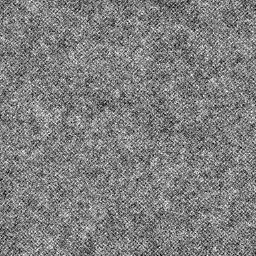
#> input picture data/demo_dataset/fake/fake_0000.png, 256 x 256 px; its folder holds only this picture in this run
$ python build_manifest.py --source ../data/demo_dataset/fake --dataset ../data/demo_dataset/fake --out out.png
#> lines starting #> are read from the running program, lines starting #| are printed output that depends on the picture
"""Build a normalized training/eval manifest from any dataset source (D1.2).

Normalizes downloaded corpora (GenImage, CIFAKE, DiffusionForensics-style
directories) into the CSV schema the pipeline already consumes:

    image_path,label,generator,dataset,split

1. Scans a source root and classifies files as real (label=0) or fake
   (label=1) from the folder/path conventions of the source dataset.
2. Records the generator family (sdxl, sd15, vqgan, midjourney, flux, ...)
   from the source folder name, falling back to "unknown".
3. Records the dataset name so cross-dataset evaluation can identify it.
4. Assigns a deterministic split (train/val/test) per label+generator.
5. De-duplicates near-identical images with a pHash nearest-neighbour check
   **across** split boundaries — silent train/test leakage is the #1 fake
   accuracy killer (E-Masterplan D1.2).

Output is written to ``<datasets_dir>/manifest.csv`` (or ``--out``).

Usage:
    python -m scripts.build_manifest --source data/datasets/genimage \\
        --dataset genimage --out data/datasets/genimage_manifest.csv

The manifest is then passed to ``python -m scripts.train_benchmark``.
"""

from __future__ import annotations

import argparse
import csv
import sys
from dataclasses import dataclass
from pathlib import Path

import cv2
import numpy as np

#: Substrings that mark a directory/file as "fake" (AI-generated).
FAKE_HINTS = ("fake", "synthetic", "generated", "sd", "sdxl", "vqgan", "midjourney", "flux", "gan")
#: Substrings that mark a directory/file as "real" (authentic photograph).
REAL_HINTS = ("real", "authentic", "original", "photo", "nature", "train_real")
#: Generator family recognized from a path token.
GENERATORS = (
    "sdxl",
    "sd15",
    "sd1.5",
    "sd",
    "vqgan",
    "midjourney",
    "flux",
    "gan",
    "cifake",
    "unknown",
)
#: Hash size for pHash; smaller is faster, larger is more accurate.
_PHASH_BITS = 64
#: Number of unique pHash buckets to keep in memory; LRU-evicted beyond.
_MAX_HASHES = 50_000
#: pHash Hamming distance <= this is considered a duplicate (out of 64 bits).
_DUP_THRESHOLD = 4


@dataclass
class ManifestRow:
    image_path: Path
    label: int
    generator: str
    dataset: str
    split: str


def _iter_image_files(root: Path) -> list[Path]:
    """Return all decodable image files under ``root`` (recursive)."""
    exts = {".png", ".jpg", ".jpeg", ".webp", ".bmp"}
    return sorted(p for p in root.rglob("*") if p.suffix.lower() in exts)


def _classify(path: Path) -> tuple[int, str]:
    """Decide (label, generator) from a path's folder/file name tokens."""
    tokens = [t.lower() for t in path.parts if t]
    label = 1 if any(any(h in t for h in FAKE_HINTS) for t in tokens) else 0
    if label == 1 and any(any(h in t for h in REAL_HINTS) for t in tokens):
        # Prefer "real" if both words appear and real comes later (e.g.
        # genimage/real vs genimage/fake) — most sources are unambiguous.
        pass
    generator = "unknown"
    for t in tokens:
        for g in GENERATORS:
            if g == "unknown":
                continue
            if g in t:
                generator = g
                break
    # CIFAKE names its fake folder "cifake" and the real folder is "train"; the
    # heuristic above already handles it -- but pin the generator label.
    if "cifake" in " ".join(tokens):
        generator = "cifake"
    return label, generator


def _phash(img: np.ndarray) -> int:
    """Perceptual hash (DCT low-frequency signature) of a grayscale image."""
    gray = cv2.cvtColor(img, cv2.COLOR_BGR2GRAY)
    resized = cv2.resize(gray, (32, 32), interpolation=cv2.INTER_AREA).astype(np.float32)
    dct = cv2.dct(resized)
    low = dct[:8, :8]  # top-left 8x8 DCT coefficients
    # Median-split: bit=1 where coefficient is above the block median.
    median = float(np.median(low))
    bits = (low > median).astype(np.uint8).ravel()
    value = 0
    for bit in bits:
        value = (value << 1) | int(bit)
    return value


def _hamming(a: int, b: int) -> int:
    return int(bin(a ^ b).count("1"))


def _load_hash(path: Path) -> int:
    img = cv2.imread(str(path), cv2.IMREAD_COLOR)
    if img is None:
        # Unreadable file -- return a sentinel that won't be considered a dup
        # without crashing the whole build.
        raise ValueError(f"unreadable image: {path}")
    return _phash(img)


def _assign_split(rows: list[ManifestRow], seed: int = 42) -> list[ManifestRow]:
    """Deterministic stratify: keep train/val/test separate within label+gen."""
    rng = np.random.default_rng(seed)
    out: list[ManifestRow] = []
    for label in (0, 1):
        for gen in sorted({r.generator for r in rows if r.label == label}):
            group = [r for r in rows if r.label == label and r.generator == gen]
            indices = np.arange(len(group))
            rng.shuffle(indices)
            n = len(indices)
            # 70 / 15 / 15 deterministic split.
            n_val = max(1, int(n * 0.15))
            n_test = max(1, int(n * 0.15))
            for i, idx in enumerate(indices):
                if i < n_val:
                    split = "val"
                elif i < n_val + n_test:
                    split = "test"
                else:
                    split = "train"
                out.append(
                    ManifestRow(
                        image_path=group[idx].image_path,
                        label=group[idx].label,
                        generator=group[idx].generator,
                        dataset=group[idx].dataset,
                        split=split,
                    )
                )
    return out


def _dedupe(rows: list[ManifestRow]) -> list[ManifestRow]:
    """Drop rows whose pHash is within ``_DUP_THRESHOLD`` of a kept row.

    Keeps the first-seen row per duplicate cluster (sorted path order is
    deterministic), which favours the "train" split when the source ordering
    is stable. This is the cross-boundary leakage killer referenced in the
    E-Masterplan (pHash near-duplicate removal **across** train/test edges).
    """
    seen_hashes: list[int] = []
    kept: list[ManifestRow] = []
    dropped = 0
    for r in sorted(rows, key=lambda x: str(x.image_path)):
        try:
            h = _load_hash(r.image_path)
        except ValueError:
            kept.append(r)  # unreadable is kept, not dropped
            continue
        if any(_hamming(h, s) <= _DUP_THRESHOLD for s in seen_hashes):
            dropped += 1
            continue
        seen_hashes.append(h)
        if len(seen_hashes) > _MAX_HASHES:
            # Cheap approximation of LRU: drop early hashes so memory stays
            # bounded over very large corpora.
            seen_hashes = seen_hashes[-_MAX_HASHES // 2 :]
        kept.append(r)
    if dropped:
        print(f"dedupe: dropped {dropped} near-duplicate images")
    return kept


def _write_manifest(rows: list[ManifestRow], out_path: Path) -> None:
    out_path.parent.mkdir(parents=True, exist_ok=True)
    with out_path.open("w", newline="", encoding="utf-8") as fh:
        writer = csv.writer(fh)
        writer.writerow(["image_path", "label", "generator", "dataset", "split"])
        for r in rows:
            writer.writerow([str(r.image_path), r.label, r.generator, r.dataset, r.split])
    print(f"wrote {len(rows)} rows to {out_path}")


def build_manifest(
    source: Path,
    dataset: str,
    out: Path,
    dedupe: bool = True,
) -> Path:
    """Normalize ``source`` into ``out`` as a pipeline-ready manifest."""
    files = _iter_image_files(source)
    rows: list[ManifestRow] = []
    for f in files:
        label, gen = _classify(f)
        rows.append(
            ManifestRow(
                image_path=f,
                label=label,
                generator=gen,
                dataset=dataset,
                split="train",  # overwritten by _assign_split
            )
        )
    if not rows:
        raise ValueError(f"no images found under {source}")
    print(f"scanned {len(rows)} images from {source} ({dataset})")

    rows = _assign_split(rows)
    if dedupe:
        rows = _dedupe(rows)
    _write_manifest(rows, out)
    return out


def main(argv: list[str] | None = None) -> int:
    parser = argparse.ArgumentParser(
        description="Build a normalized pipeline manifest from a dataset directory."
    )
    parser.add_argument("--source", type=Path, required=True, help="dataset root directory")
    parser.add_argument("--dataset", required=True, help="dataset name (genimage, cifake, ...)")
    parser.add_argument("--out", type=Path, required=True, help="output manifest CSV path")
    parser.add_argument("--no-dedupe", action="store_true", help="skip pHash near-duplicate removal")
    args = parser.parse_args(argv)

    build_manifest(args.source, args.dataset, args.out, dedupe=not args.no_dedupe)
#> in _load_hash, img is the input picture: shape (256, 256, 3); min 0, max 255, mean 126.9
#> in _phash, `resized = cv2.resize(gray, (32, 32), interpolation=cv2.INTER_AREA).ast..`:
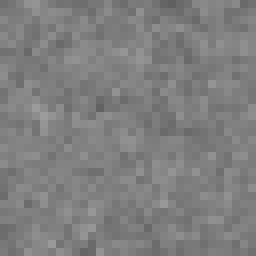
#> resized: shape (32, 32) float32 (shown 8 times larger); min 96, max 156, mean 126.9
#> in _phash, `dct = cv2.dct(resized)`:
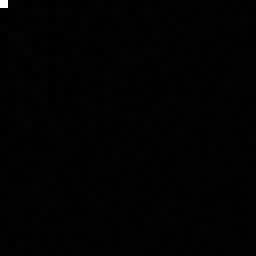
#> dct: shape (32, 32) float32 (shown 8 times larger); min -35.61, max 4061.1, mean 3.7; drawn with min black and max white
#> in _phash, `median = float(np.median(low))`: median = -2.62
#> in _phash, `bits = (low > median).astype(np.uint8).ravel()`: bits = 64 values, max 1 at index 0, min 0 at index 3, mean 0.5
#> the loop in _phash, `for bit in bits:` made 64 passes
#> (bit, value) on passes 3 to 14: (1, 7), (0, 14), (1, 29), (0, 58), (0, 116), (1, 233), (0, 466), (0, 932), (1, 1865), (0, 3730), (1, 7461), (1, 14923)
#> value on passes 1 to 2: 1, 3
#> after the loop in _phash, `for bit in bits:`: value = 16802127134326026319
    return 0


if __name__ == "__main__":
    sys.exit(main())
#> (the program exits here)

$ run again, on data/demo_dataset/fake/fake_0004.png
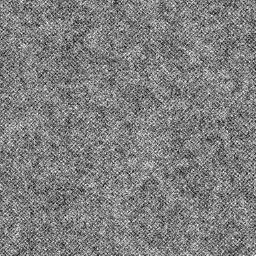
#> input picture data/demo_dataset/fake/fake_0004.png, 256 x 256 px
#> in _load_hash, img is the input picture: shape (256, 256, 3); min 0, max 255, mean 126.9
#> in _phash, `resized = cv2.resize(gray, (32, 32), interpolation=cv2.INTER_AREA).ast..`:
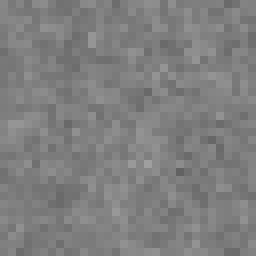
#> resized: shape (32, 32) float32 (shown 8 times larger); min 98, max 159, mean 126.9
#> median = -0.376
#> bits = 64 values, max 1 at index 0, min 0 at index 1, mean 0.5
#> the loop in _phash, `for bit in bits:` made 64 passes
#> (bit, value) on passes 2 to 9: (0, 2), (0, 4), (1, 9), (1, 19), (1, 39), (0, 78), (0, 156), (0, 312)
#> after the loop in _phash, `for bit in bits:`: value = 11254517853563290507

$ run again, on data/demo_dataset/fake/fake_0004_crop.png
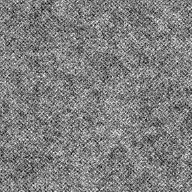
#> input picture data/demo_dataset/fake/fake_0004_crop.png, 192 x 192 px
#> in _load_hash, img is the input picture: shape (192, 192, 3); min 0, max 255, mean 127
#> in _phash, `resized = cv2.resize(gray, (32, 32), interpolation=cv2.INTER_AREA).ast..`:
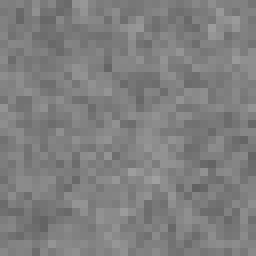
#> resized: shape (32, 32) float32 (shown 8 times larger); min 97, max 160, mean 127.1
#> median = -1.65
#> bits = 64 values, max 1 at index 0, min 0 at index 1, mean 0.5
#> the loop in _phash, `for bit in bits:` made 64 passes
#> (bit, value) on passes 2 to 9: (0, 2), (0, 4), (0, 8), (1, 17), (1, 35), (1, 71), (1, 143), (0, 286)
#> after the loop in _phash, `for bit in bits:`: value = 10322018457518268742
